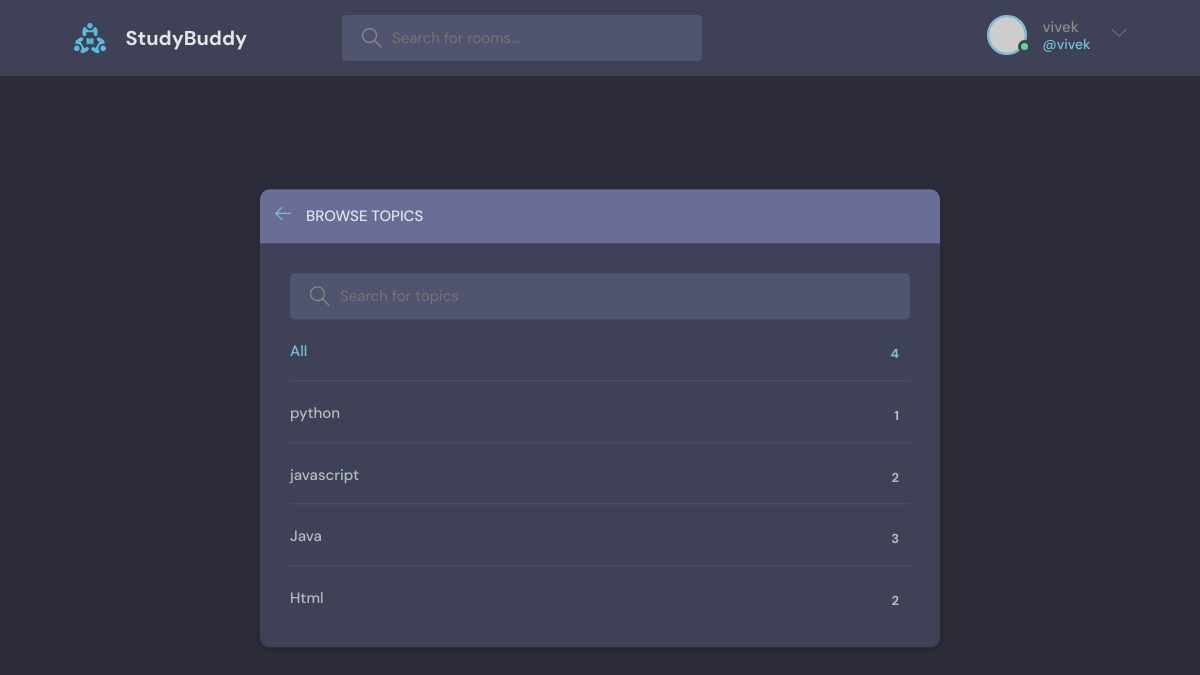
The app's page /topics-list/ (signed in), older data.
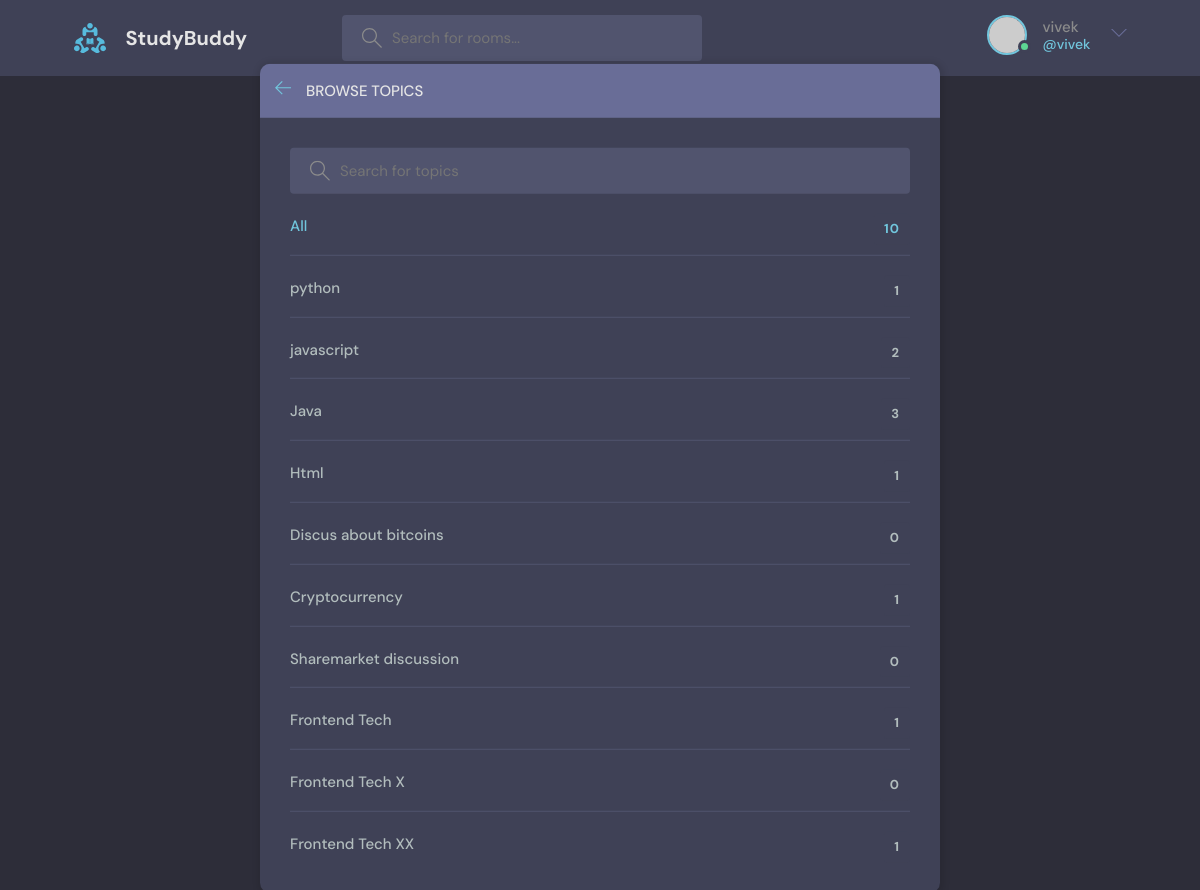
The same page, newer data.
### baseApp/models.py (models this page shows, shortened)
class Topic(models.Model):
    name=models.CharField(max_length=200)

### baseApp/views.py (the view)
# urls.py: path('topics-list/', views.topicsPage, name='topics-list'),
@login_required(login_url='login')
def topicsPage(request):
    q= request.GET.get('q') if request.GET.get('q') != None else ''
    topics= Topic.objects.filter(name__icontains=q)
    return render(request, 'baseApp/topics.html', {'topics':topics })

### baseApp/templates/baseApp/topics.html (shortened to what this page needs)
{% extends 'main.html' %} {% block content %}
<main class="create-room layout">
  <div class="container">
    <div class="layout__box">
      <div class="layout__boxHeader">
        <div class="layout__boxTitle">
          <a href="{% url 'home' %}">
            <svg
              version="1.1"
              xmlns="http://www.w3.org/2000/svg"
              width="32"
              height="32"
              viewBox="0 0 32 32"
            >
              <title>arrow-left</title>
              <path
                d="M13.723 2.286l-13.723 13.714 13.719 13.714 1.616-1.611-10.96-10.96h27.625v-2.286h-27.625l10.965-10.965-1.616-1.607z"
              ></path>
            </svg>
          </a>
          <h3>Browse Topics</h3>
        </div>
      </div>
      <div class="topics-page layout__body">
        <form method='get' class="header__search">
          <label>
            <input name='q' placeholder="Search for topics " />
          </label>
        </form>
        <ul class="topics__list">
          <li>
            <a href="{% url 'topics-list' %}" class="active"
              >All <span>{{topics.count}}</span></a
            >
          </li>
          {% for topic in topics %}
          <li>
            <a href="{% url 'home' %}?q={{topic.name}}"
              >{{topic.name}}<span>{{topic.room_set.all.count}}</span></a
            >
          </li>
          {% endfor %}
        </ul>
      </div>
    </div>
  </div>
</main>
{% endblock content %}

Row changes from the older to the newer data that the page shows:
computed for Topic "Html": room_set.all.count "2" → "1"
added Topic: name "Discus about bitcoins", room_set.all.count "0"
added Topic: name "Cryptocurrency", room_set.all.count "1"
added Topic: name "Sharemarket discussion", room_set.all.count "0"
added Topic: name "Frontend Tech", room_set.all.count "1"
added Topic: name "Frontend Tech X", room_set.all.count "0"
added Topic: name "Frontend Tech XX", room_set.all.count "1"
Text that changed along with them:
{{ topics.count }}: "4" → "10"
